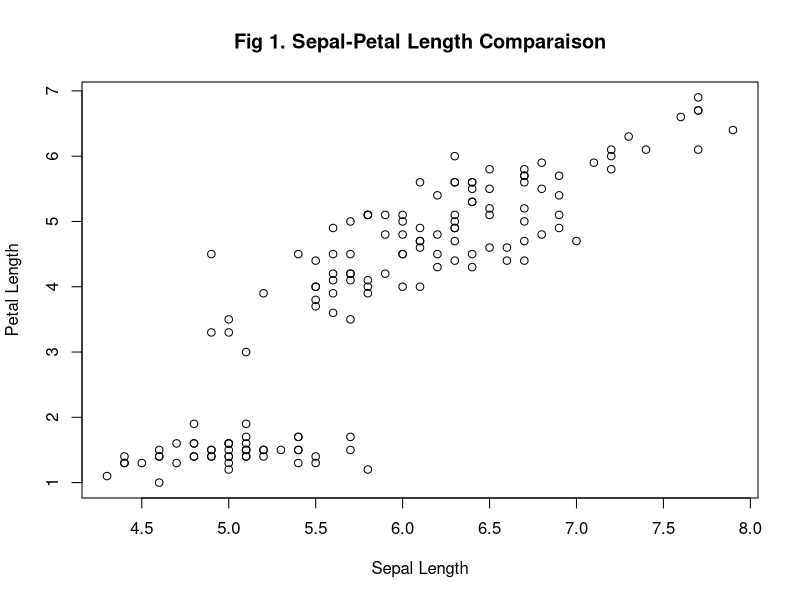
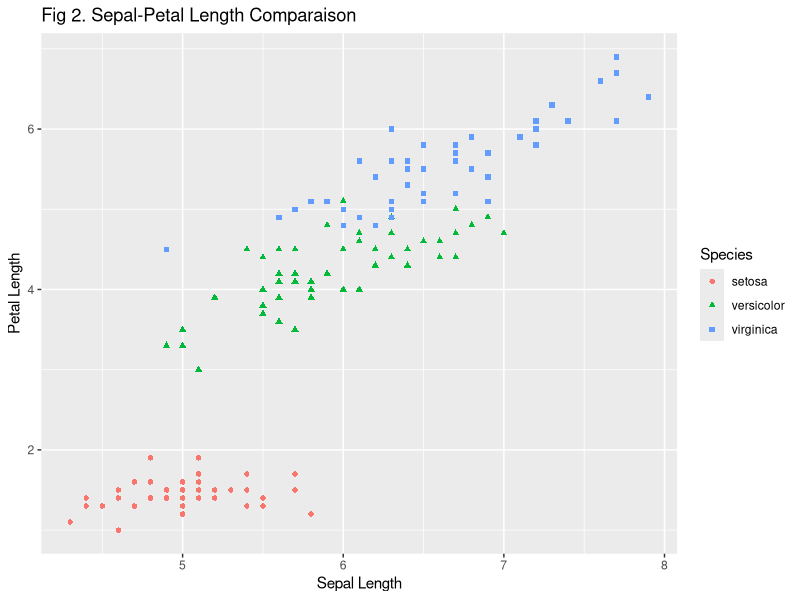
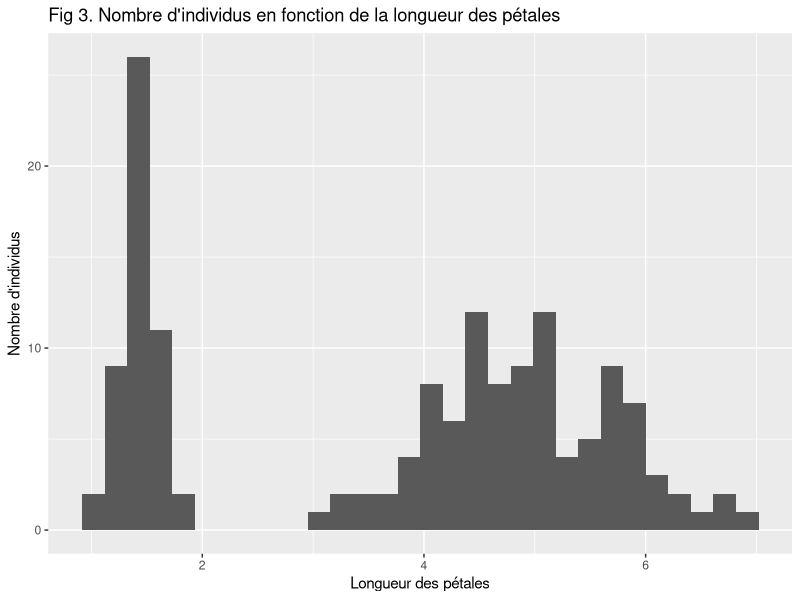
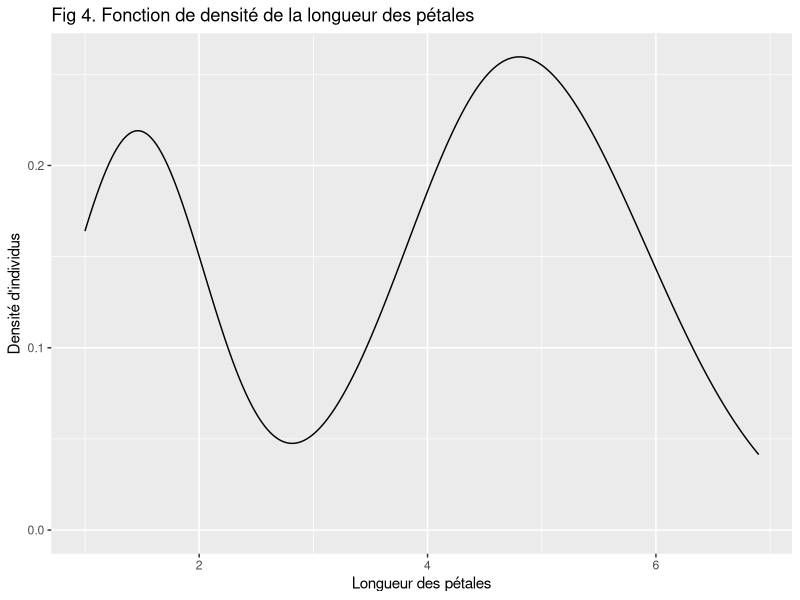
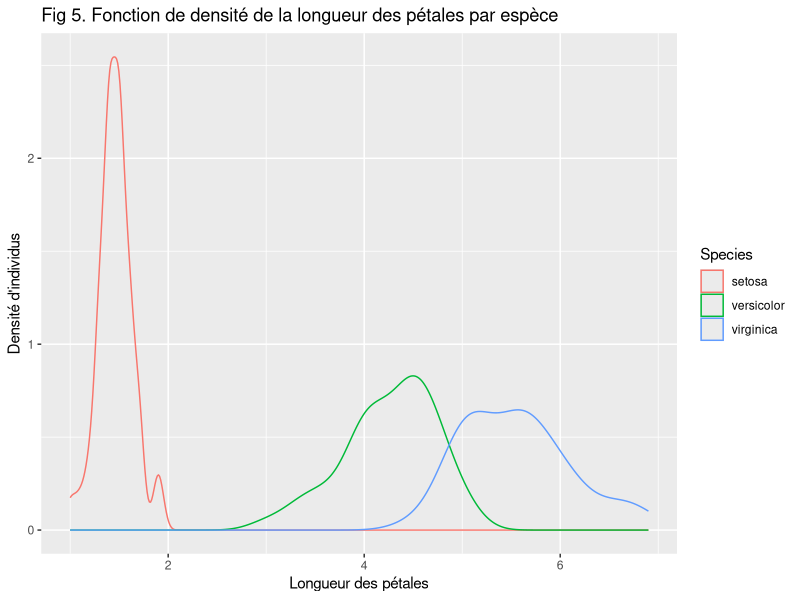
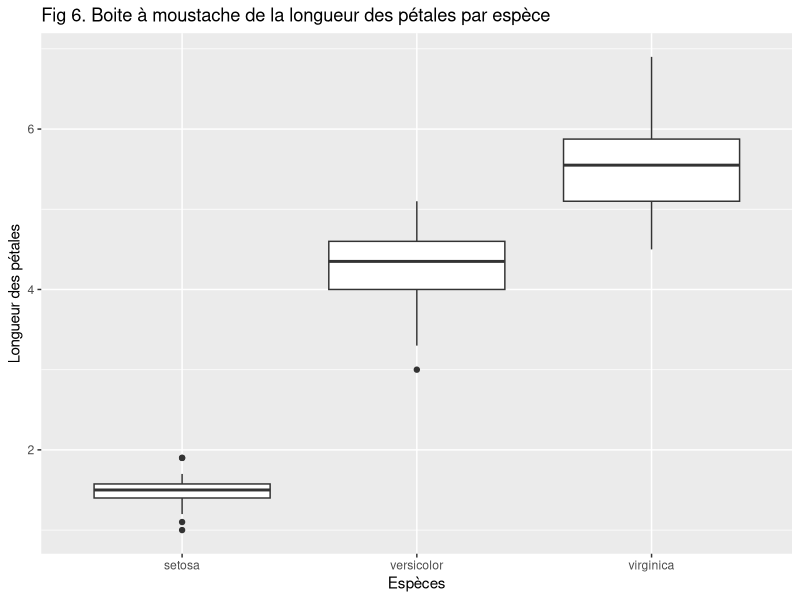
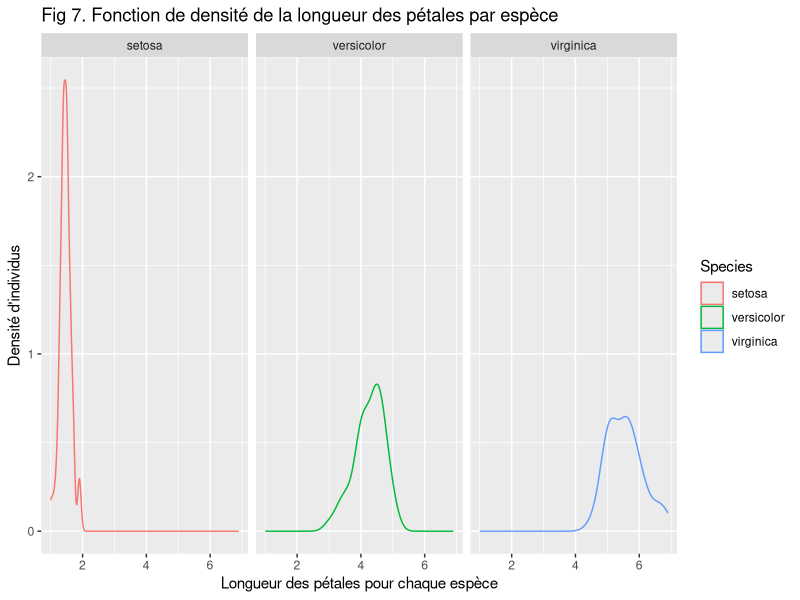
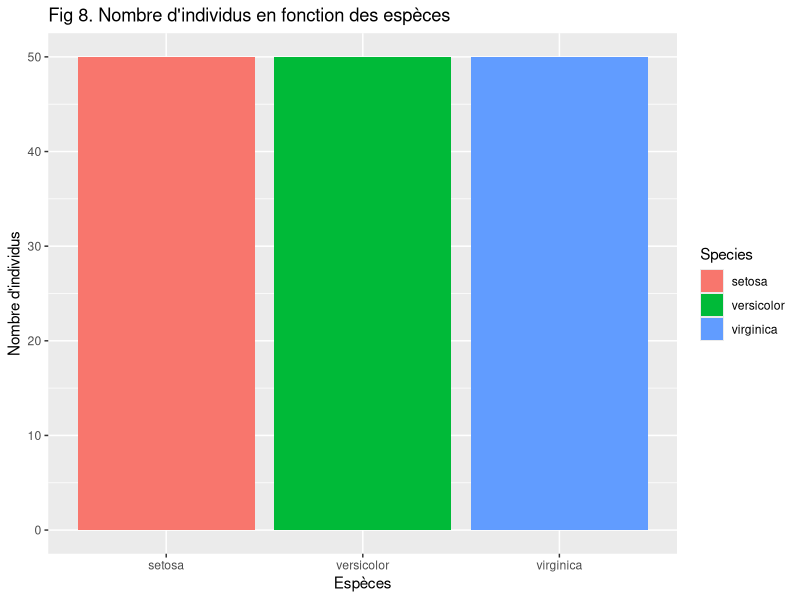

Recreate these plots in R, in order.
## ---- chunk 1
knitr::opts_chunk$set(echo = TRUE)
## ---- chunk 2
data("iris")
## ---- chunk 3
head(iris)
## ---- chunk 4
attr(iris,"names")
## ---- chunk 5
summary(iris)
## ---- chunk 6
library("ggplot2")
## ---- chunk 7
plot(x=iris$Sepal.Length, y=iris$Petal.Length, 
     xlab="Sepal Length", ylab="Petal Length",  main="Fig 1. Sepal-Petal Length Comparaison")
## ---- chunk 8
scatter <- ggplot(data=iris, aes(x = Sepal.Length, y = Petal.Length)) 
scatter + geom_point(aes(color=Species, shape=Species)) +
  xlab("Sepal Length") +  ylab("Petal Length") +
  ggtitle("Fig 2. Sepal-Petal Length Comparaison")
## ---- chunk 9
hist_p <- ggplot(iris, aes(Petal.Length)) + geom_histogram() +
  xlab("Longueur des pétales") +  ylab("Nombre d'individus") +
  ggtitle("Fig 3. Nombre d'individus en fonction de la longueur des pétales")
hist_p
## ---- chunk 10
ggplot(iris, aes(Petal.Length)) + geom_density() +
  xlab("Longueur des pétales") +  ylab("Densité d'individus") +
  ggtitle("Fig 4. Fonction de densité de la longueur des pétales")
## ---- chunk 11
ggplot(iris, aes(Petal.Length, color = Species)) + geom_density() +
  xlab("Longueur des pétales") +  ylab("Densité d'individus") +
  ggtitle("Fig 5. Fonction de densité de la longueur des pétales par espèce")
## ---- chunk 12
ggplot(iris, aes(x = Species, y = Petal.Length)) + geom_boxplot() +
  xlab("Espèces") +  ylab("Longueur des pétales") +
  ggtitle("Fig 6. Boite à moustache de la longueur des pétales par espèce")
## ---- chunk 13
ggplot(iris, aes(x = Petal.Length, color = Species)) + geom_density() + facet_wrap(~ Species) +
  xlab("Longueur des pétales pour chaque espèce") +  ylab("Densité d'individus") +
  ggtitle("Fig 7. Fonction de densité de la longueur des pétales par espèce")
## ---- chunk 14
b <- ggplot(iris, aes(x=Species))
b + geom_bar(aes(fill = Species)) + 
  xlab("Espèces") +  ylab("Nombre d'individus") +
  ggtitle("Fig 8. Nombre d'individus en fonction des espèces")
